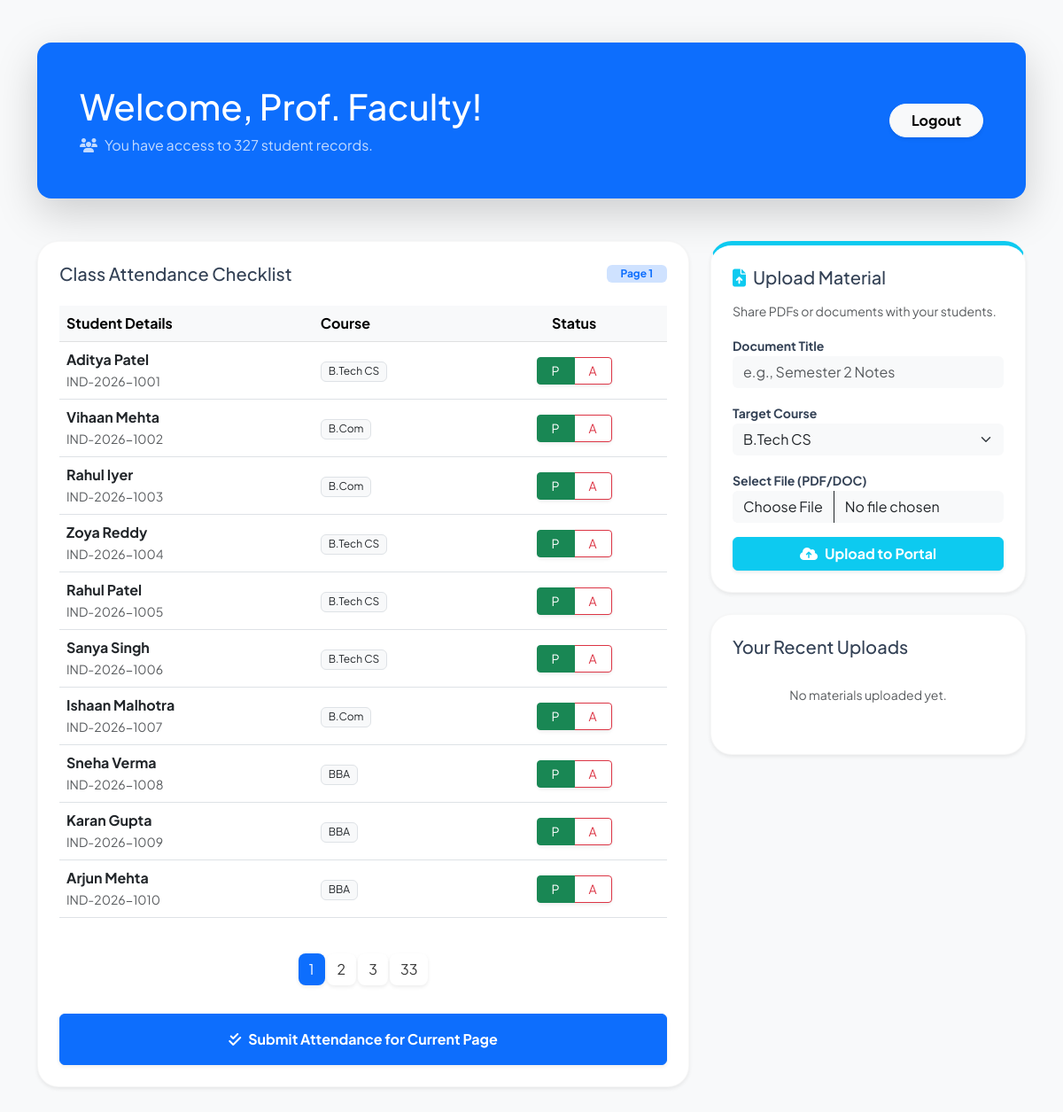
/views/faculty_dashboard.php, run on the app's committed database.
### tables this page shows
CREATE TABLE `student_details` (
  `id` int(11) NOT NULL,
  `user_id` int(11) DEFAULT NULL,
  `roll_number` varchar(20) DEFAULT NULL,
  `course` varchar(50) DEFAULT NULL,
  `phone` varchar(15) DEFAULT NULL,
  `address` text DEFAULT NULL,
  `photo` varchar(255) DEFAULT 'default_user.png'
);

CREATE TABLE `users` (
  `id` int(11) NOT NULL,
  `full_name` varchar(100) NOT NULL,
  `email` varchar(100) NOT NULL,
  `password` varchar(255) NOT NULL,
  `role` enum('admin','student','faculty') DEFAULT 'student',
  `created_at` timestamp NOT NULL DEFAULT current_timestamp()
);

### views/faculty_dashboard.php (the view, shortened to what this page needs)
<?php
require_once('../includes/db_connect.php');
$faculty_id = $_GET['user_id'] ?? 0;
$faculty_query = mysqli_query($conn, "SELECT full_name FROM users WHERE id = '$faculty_id'");
$faculty = mysqli_fetch_assoc($faculty_query);
$full_name = $faculty['full_name'] ?? 'Faculty Member';
$limit = 10;
$page = isset($_GET['page']) ? (int)$_GET['page'] : 1;
$start = ($page - 1) * $limit;
$students_res = mysqli_query($conn, "SELECT u.id, u.full_name, s.roll_number, s.course
                                    FROM users u JOIN student_details s ON u.id = s.user_id
                                    LIMIT $start, $limit");
$total_res = mysqli_query($conn, "SELECT COUNT(id) AS id FROM users WHERE role='student'");
$total_students = mysqli_fetch_assoc($total_res)['id'];
$total_pages = ceil($total_students / $limit);
?>
<!DOCTYPE html>
<html lang="en">
<head>
    <link href="https://cdn.jsdelivr.net/npm/bootstrap@5.3.0/dist/css/bootstrap.min.css" rel="stylesheet">
    <link rel="stylesheet" href="https://cdnjs.cloudflare.com/ajax/libs/font-awesome/6.4.0/css/all.min.css">
    <link rel="stylesheet" href="../assets/css/style.css">
</head>
<body class="bg-light">
<div class="container py-5">
    <div class="faculty-hero shadow-lg mb-5 bg-primary text-white p-5 rounded-4">
        <div class="row align-items-center">
            <div class="col-md-8">
                <h1 class="fw-800 mb-2">Welcome, Prof. <?php echo explode(' ', $full_name)[0]; ?>!</h1>
                <p class="opacity-75 mb-0"><i class="fas fa-users me-2"></i>You have access to <?php echo $total_students; ?> student records.</p>
            </div>
            <div class="col-md-4 text-md-end">
                <a href="../index.php" class="btn btn-light rounded-pill px-4 fw-bold shadow-sm">Logout</a>
            </div>
        </div>
    </div>
    <div class="row g-4">
        <div class="col-lg-8">
            <div class="pro-card bg-white p-4 shadow-sm h-100">
                <div class="d-flex justify-content-between align-items-center mb-4">
                    <h5 class="fw-800 mb-0">Class Attendance Checklist</h5>
                    <span class="badge bg-primary-subtle text-primary px-3">Page <?php echo $page; ?></span>
                </div>
                <form action="../modules/faculty_logic.php?user_id=<?php echo $faculty_id; ?>" method="POST">
                    <div class="table-responsive">
                        <table class="table align-middle table-hover">
                            <thead class="table-light">
                                <tr>
                                    <th>Student Details</th>
                                    <th>Course</th>
                                    <th class="text-center">Status</th>
                                </tr>
                            </thead>
                            <tbody>
                                <?php while($s = mysqli_fetch_assoc($students_res)): ?>
                                <tr>
                                    <td>
                                        <div class="fw-bold"><?php echo $s['full_name']; ?></div>
                                        <small class="text-muted"><?php echo $s['roll_number']; ?></small>
                                    </td>
                                    <td><span class="badge bg-light text-dark fw-normal border"><?php echo $s['course']; ?></span></td>
                                    <td class="text-center">
                                        <div class="btn-group shadow-sm">
                                            <label class="btn btn-outline-success btn-sm px-3" for="p<?php echo $s['id']; ?>">P</label>
                                            <label class="btn btn-outline-danger btn-sm px-3" for="a<?php echo $s['id']; ?>">A</label>
                                        </div>
                                    </td>
                                </tr>
                                <?php endwhile; ?>
                            </tbody>
                        </table>
                    </div>
                    <nav class="mt-4">
                        <ul class="pagination justify-content-center">
                            <?php
                            $range = 2;
                            for($i = 1; $i <= $total_pages; $i++):
                                if($i == 1 || $i == $total_pages || ($i >= $page - $range && $i <= $page + $range)):
                            ?>
                            <li class="page-item <?php echo ($page == $i) ? 'active' : ''; ?>">
                                <a class="page-link shadow-sm" href="faculty_dashboard.php?user_id=<?php echo $faculty_id; ?>&page=<?php echo $i; ?>"><?php echo $i; ?></a>
                            </li>
                            <?php endif; endfor; ?>
                        </ul>
                    </nav>
                    <button type="submit" name="bulk_attendance" class="btn btn-primary w-100 py-3 mt-3 shadow-sm fw-bold">
                        <i class="fas fa-check-double me-2"></i>Submit Attendance for Current Page
                    </button>
                </form>
            </div>
        </div>
        <div class="col-lg-4">
            <div class="pro-card bg-white p-4 shadow-sm mb-4 upload-card">
                <h5 class="fw-800 mb-3"><i class="fas fa-file-upload text-info me-2"></i>Upload Material</h5>
                <p class="text-muted small">Share PDFs or documents with your students.</p>
                <form action="../modules/upload_resource.php?user_id=<?php echo $faculty_id; ?>" method="POST" enctype="multipart/form-data">
                    <div class="mb-3">
                        <label class="small fw-bold">Document Title</label>
                        <input type="text" name="title" class="form-control bg-light border-0" placeholder="e.g., Semester 2 Notes" required>
                    </div>
                    <div class="mb-3">
                        <label class="small fw-bold">Target Course</label>
                        <select name="course" class="form-select bg-light border-0" required>
                            <option value="B.Tech CS">B.Tech CS</option>
                        </select>
                    </div>
                    <div class="mb-3">
                        <label class="small fw-bold">Select File (PDF/DOC)</label>
                        <input type="file" name="material" class="form-control bg-light border-0" required>
                    </div>
                    <button type="submit" class="btn btn-info text-white w-100 fw-bold shadow-sm">
                        <i class="fas fa-cloud-upload-alt me-2"></i>Upload to Portal
                    </button>
                </form>
            </div>
            <div class="pro-card bg-white p-4 shadow-sm">
                <h5 class="fw-800 mb-3">Your Recent Uploads</h5>
                <div class="list-group list-group-flush">
                    <?php
                    $resources = mysqli_query($conn, "SELECT * FROM resources WHERE uploaded_by = '$full_name' ORDER BY id DESC LIMIT 5");
                    if(mysqli_num_rows($resources) > 0):
                        while($r = mysqli_fetch_assoc($resources)): ?>
                        <div class="list-group-item px-0 border-0 mb-2">
                            <div class="d-flex align-items-center">
                                <div class="bg-info-subtle text-info p-2 rounded-3 me-3">
                                    <i class="fas fa-file-pdf"></i>
                                </div>
                                <div class="overflow-hidden">
                                    <h6 class="mb-0 text-truncate small fw-bold"><?php echo $r['title']; ?></h6>
                                    <small class="text-muted"><?php echo $r['course']; ?></small>
                                </div>
                            </div>
                        </div>
                    <?php endwhile;
                    else: echo "<p class='text-center text-muted small py-3'>No materials uploaded yet.</p>";
                    endif; ?>
                </div>
            </div>
        </div>
    </div>
</div>
</body>
</html>

### assets/css/style.css (style rules this page uses)
:root { --primary: #0f172a; --accent: #3b82f6; --accent-light: #dbeafe; --text-main: #334155; --glass: rgba(255, 255, 255, 0.8); }
body { font-family: 'Plus Jakarta Sans', sans-serif; color: var(--text-main); overflow-x: hidden; }
.pro-card { border: 1px solid rgba(0,0,0,0.03); border-radius: 24px; background: #ffffff; transition: all 0.4s cubic-bezier(0.175, 0.885, 0.32, 1.275); }

### views/faculty_dashboard.php (style rules this page uses)
.page-link { border-radius: 8px !important; margin: 0 3px; border: none; background: #fff; color: #333; box-shadow: 0 2px 4px rgba(0,0,0,0.05); }
.page-item.active .page-link { background: #0d6efd; color: #fff; }
.upload-card { border-top: 5px solid #0dcaf0; }

### data on the page
student_details: user.full_name "Aditya Patel", roll_number "IND-2026-1001", course "B.Tech CS"
student_details: user.full_name "Vihaan Mehta", roll_number "IND-2026-1002", course "B.Com"
student_details: user.full_name "Rahul Iyer", roll_number "IND-2026-1003", course "B.Com"
student_details: user.full_name "Zoya Reddy", roll_number "IND-2026-1004", course "B.Tech CS"
student_details: user.full_name "Rahul Patel", roll_number "IND-2026-1005", course "B.Tech CS"
student_details: user.full_name "Sanya Singh", roll_number "IND-2026-1006", course "B.Tech CS"
student_details: user.full_name "Ishaan Malhotra", roll_number "IND-2026-1007", course "B.Com"
student_details: user.full_name "Sneha Verma", roll_number "IND-2026-1008", course "BBA"
student_details: user.full_name "Karan Gupta", roll_number "IND-2026-1009", course "BBA"
student_details: user.full_name "Arjun Mehta", roll_number "IND-2026-1010", course "BBA"

### other printed values
explode(' ', $full_name)[0] "Faculty"
$total_students "327"
$page "1"
